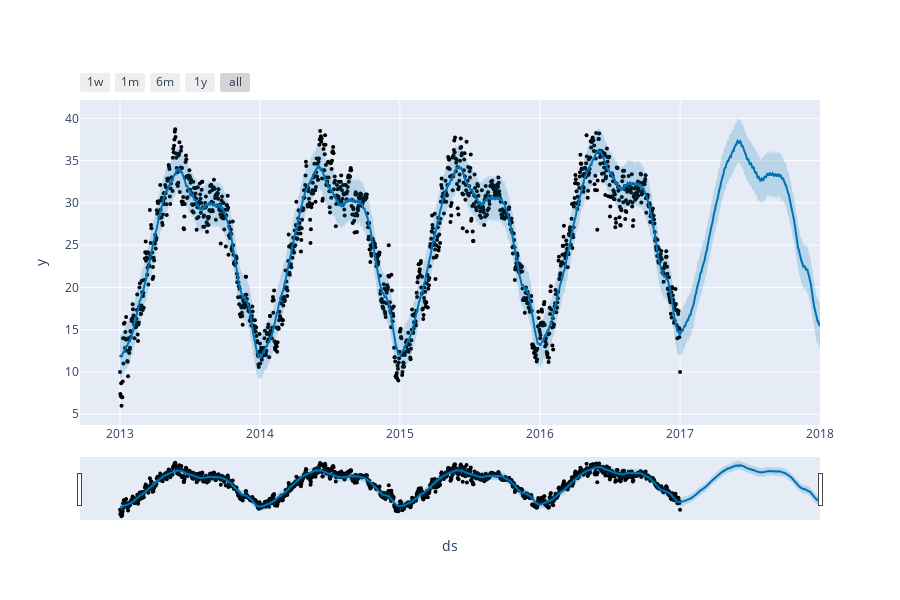

Notebook cell for this chart:
### Code cell
model = Prophet()
model.fit(forecast_data)
forecasts = model.make_future_dataframe(periods=365)
predictions = model.predict(forecasts)
plot_plotly(model, predictions)

### Figure 1 — Plotly figure (JSON) as saved in the notebook; plotly's stock layout.template omitted (floating-point values rounded to 4 significant figures; data arrays with more than 128 entries replaced by an {"elided": "..."} marker saying what was removed)
{"data": [{"marker": {"color": "black", "size": 4}, "mode": "markers", "name": "Actual", "type": "scatter", "x": {"elided": "1462 str values"}, "y": {"elided": "1462 float values"}}, {"hoverinfo": "skip", "line": {"width": 0}, "mode": "lines", "type": "scatter", "x": {"elided": "1827 str values"}, "y": {"elided": "1827 float values"}}, {"fill": "tonexty", "fillcolor": "rgba(0, 114, 178, 0.2)", "line": {"color": "#0072B2", "width": 2}, "mode": "lines", "name": "Predicted", "type": "scatter", "x": {"elided": "1827 str values"}, "y": {"elided": "1827 float values"}}, {"fill": "tonexty", "fillcolor": "rgba(0, 114, 178, 0.2)", "hoverinfo": "skip", "line": {"width": 0}, "mode": "lines", "type": "scatter", "x": {"elided": "1827 str values"}, "y": {"elided": "1827 float values"}}], "layout": {"height": 600, "showlegend": false, "width": 900, "xaxis": {"rangeselector": {"buttons": [{"count": 7, "label": "1w", "step": "day", "stepmode": "backward"}, {"count": 1, "label": "1m", "step": "month", "stepmode": "backward"}, {"count": 6, "label": "6m", "step": "month", "stepmode": "backward"}, {"count": 1, "label": "1y", "step": "year", "stepmode": "backward"}, {"step": "all"}]}, "rangeslider": {"visible": true}, "title": {"text": "ds"}, "type": "date"}, "yaxis": {"title": {"text": "y"}}}}
